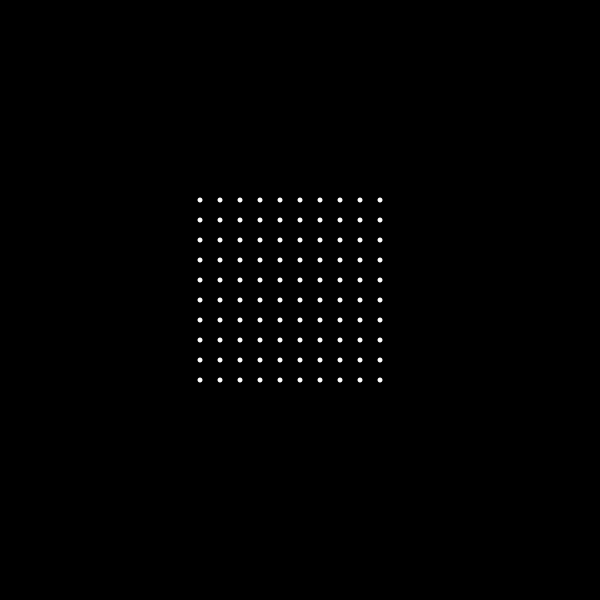
Frame 1 (no input)
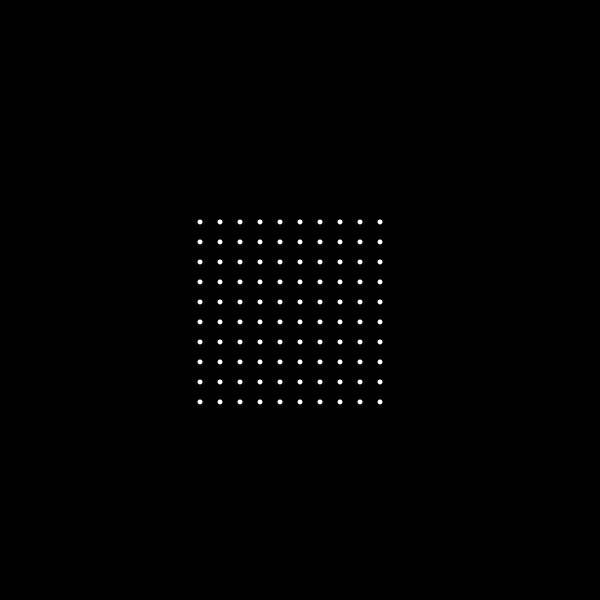
Frame 60 (the mouse pressed at the canvas centre just before this capture)
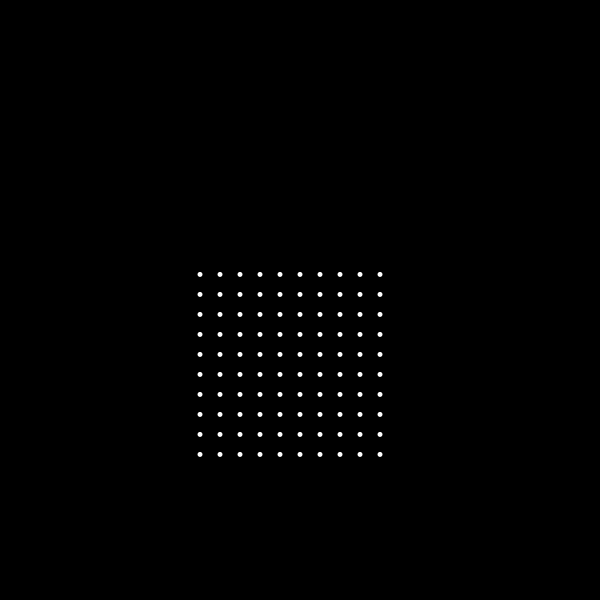
Frame 120 (the mouse held since frame 60 and released just before this capture)

The Processing sketch that drew these frames (run headless with seeded random() and noise(); from frame 60 on, the mouse is pressed at the canvas centre):

// Processing sketch: Smoothed_Particle_Hydrodynamics
// ── Smoothed_Particle_Hydrodynamics.pde
int number = 10;
float delta_time = 0.0016;
float dump = 0.99;
Vector3 gravity;

Particle[] particles;

void setup() {
    size(600, 600);
    gravity = new Vector3(0,9.8,0);
    particles = new Particle[number*number];
    for (int i=0; i<number; i+=1) {
        for (int j=0; j<number; j+=1) {
           float x = map(j,0,number,1.0/3.0,2.0/3.0);
           float y = map(i,0,number,1.0/3.0,2.0/3.0);
           int index = i*number+j;
           particles[index] = new Particle(x,y);
        }
    }
}

void draw() {
    background(0);
    for(Particle p:particles){
       p.run();
    }
    
}

// ── Particle.pde
class Particle{
    private float radius = 5;
    public Vector3 position;
    public Vector3 velocity;
    public Vector3 acceleration;
    
    public Particle(float x,float y){
        position = new Vector3(x,y,0);     
        init();
    }
    
    public Particle(float x,float y,float r){
        position = new Vector3(x,y,0);
        radius = r;
        init();
    }
    
    public void init(){
        velocity = new Vector3();
        acceleration = new Vector3();
    }
    
    public void update(){
        addForce();   
        //println(velocity.add(acceleration.mult(delta_time)));
        position = position.add(velocity.mult(delta_time));
        velocity = velocity.add(acceleration.mult(delta_time));  
        velocity = velocity.mult(dump);
        if(position.y>1){
            velocity = velocity.mult(-1);
            //position.y = 1.0;           
        }
         
    }
    
    public void addForce(){
        acceleration = acceleration.mult(0);
        acceleration = acceleration.add(gravity);
        
    }
    
    public void run(){
        update();
        show();
    }
    
    public void show(){
        noStroke();
        float x = map(position.x,0,1,0,width);
        float y = map(position.y,0,1,0,height);
        circle(x,y,radius);
    }
    
    

}

// ── Vector3.pde
static final public class Vector3 {
    private float x;
    private float y;
    private float z;

    Vector3() {
        x=0;
        y=0;
        z=0;
    }
    Vector3(float _a) {
        x=_a;
        y=_a;
        z=_a;
    }
    Vector3(float _x, float _y, float _z) {
        x=_x;
        y=_y;
        z=_z;
    }
    float x() {
        return x;
    }
    float y() {
        return y;
    }
    float z() {
        return z;
    }

    float xyz(int i) {
        if (i==0) return x;
        else if (i==1) return y;
        else return z;
    }
    static Vector3 Zero() {
        return new Vector3(0);
    }
    static Vector3 Ones() {
        return new Vector3(1);
    }
    static Vector3 UnitX() {
        return new Vector3(1, 0, 0);
    }
    static Vector3 UnitY() {
        return new Vector3(0, 1, 0);
    }
    static Vector3 UnitZ() {
        return new Vector3(0, 0, 1);
    }

    void set(float _x, float _y, float _z) {
        x = _x;
        y = _y;
        z = _z;
    }
    void setZero() {
        x = 0.0f;
        y = 0.0f;
        z = 0.0f;
    }
    void setOnes() {
        x = 1.0f;
        y = 1.0f;
        z = 1.0f;
    }
    void setUnitX() {
        x = 1.0f;
        y = 0.0f;
        z = 0.0f;
    }
    void setUnitY() {
        x = 0.0f;
        y = 1.0f;
        z = 0.0f;
    }
    void setUnitZ() {
        x = 0.0f;
        y = 0.0f;
        z = 1.0f;
    }


    public static Vector3 add(Vector3 a, Vector3 b) {
        Vector3 result=new Vector3();
        result.x=a.x+b.x;
        result.y=a.y+b.y;
        result.z=a.z+b.z;
        return result;
    }
    public static Vector3 sub(Vector3 a, Vector3 b) {
        Vector3 result=new Vector3();
        result.x=a.x-b.x;
        result.y=a.y-b.y;
        result.z=a.z-b.z;
        return result;
    }
    public static Vector3 mult(float n, Vector3 a) {
        Vector3 result=new Vector3();
        result.x=n*a.x;
        result.y=n*a.y;
        result.z=n*a.z;
        return result;
    }
    public Vector3 mult(float n) {
        Vector3 result=new Vector3();
        result.x=n*x;
        result.y=n*y;
        result.z=n*z;
        return result;
    }


    void product(float n) {

        x*=n;
        y*=n;
        z*=n;
    }

    public Vector3 dive(float n) {
        Vector3 result=new Vector3();
        result.x=x/n;
        result.y=y/n;
        result.z=z/n;
        return result;
    }
    public static Vector3 cross(Vector3 a, Vector3 b) {
        Vector3 result=new Vector3();
        result.x=a.y*b.z-a.z*b.y;
        result.y=a.z*b.x-a.x*b.z;
        result.z=a.x*b.y-a.y*b.x;
        return result;
    }

    public static float dot(Vector3 a, Vector3 b) {
        return a.x*b.x+a.y*b.y+a.z*b.z;
    }
    public float norm() {
        return sqrt(x*x+y*y+z*z);
    }

    public void print() {
        println("x: "+x+" y: "+y+" z: "+z);
    }
    Vector3 unit_vector() {
        return Vector3.mult(1/this.norm(), this);
    }
    void normalize() {
        float a=1/this.norm();
        this.product(a);
    }

    public static Vector3 unit_vector(Vector3 v) {
        return Vector3.mult(1/v.norm(), v);
    }
    public Vector3 sub(Vector3 b) {
        Vector3 result=new Vector3();
        result.x=x-b.x;
        result.y=y-b.y;
        result.z=z-b.z;
        return result;
    }
    public Vector3 add(Vector3 b) {
        Vector3 result=new Vector3();
        result.x=x+b.x;
        result.y=y+b.y;
        result.z=z+b.z;
        return result;
    }

    public void minus(Vector3 b) {

        x-=b.x;
        y-=b.y;
        z-=b.z;
    }
    public void plus(Vector3 b) {

        x+=b.x;
        y+=b.y;
        z+=b.z;
    }

    public float length_squared() {
        return x*x+y*y+z*z;
    }
    float length() {
        return sqrt(this.length_squared());
    }

    boolean near_zero() {
        float s=1e-8;
        return (abs(x)<s)&&abs(y)<s&&abs(z)<s;
    }
    Vector3 product(Vector3 v) {
        Vector3 result=new Vector3();
        result.x=x*v.x;
        result.y=y*v.y;
        result.z=z*v.z;
        return result;
    }



    Vector3 inv() {
        return new Vector3(1/x, 1/y, 1/z);
    }
    float magSq() {
        return x*x+y*y+z*z;
    }
    void clipMag(float m) {
        float r=magSq()/(m*m);
        if (r>1) {
            float sr=sqrt(r);
            x/=sr;
            y/=sr;
            z/=sr;
        }
    }

    Vector3 copy() {
        return new Vector3(x, y, z);
    }
    void copy(Vector3 b) {
        x=b.x;
        y=b.y;
        z=b.z;
    }

    Vector4 getVector4() {
        return new Vector4(this, 1);
    }
    Vector4 getVector4(float b) {
        return new Vector4(this, b);
    }

    @Override
        public String toString() {
        return "x : "+x+" y : "+y+" z : "+z;
    }
}

public Vector3 vec_random() {
    return new Vector3(random(1), random(1), random(1));
}
public Vector3 vec_random(float min, float max) {
    return new Vector3(random(min, max), random(min, max), random(min, max));
}
public Vector3 random_in_unit_sphere() {
    while (true) {
        Vector3 p=vec_random(-1, 1);
        if (p.length_squared()>=1) continue;
        return p;
    }
}
Vector3 random_unit_vector() {
    return Vector3.unit_vector(random_in_unit_sphere());
}

Vector3 reflect(Vector3 v, Vector3 n) {
    Vector3 r=n.mult(2*Vector3.dot(v, n));
    return v.sub(r);
}

Vector3 refract(Vector3 uv, Vector3 n, float etai_over_etat) {
    float cos_theda=min(Vector3.dot(uv.mult(-1), n), 1);
    Vector3 r_out_perp=uv.add(n.mult(cos_theda)).mult(etai_over_etat);
    Vector3 r_out_parallel=n.mult(-sqrt(1-r_out_perp.length_squared()));
    return r_out_perp.add(r_out_parallel);
}

Vector3 random_in_unit_disk() {
    while (true) {
        Vector3 p=new Vector3(random(-1, 1), random(-1, 1), 0);
        if (p.length_squared()>=1)continue;
        return p;
    }
}



static public class Vector4 {
    float x, y, z, w;
    Vector4() {
    }
    Vector4(Vector3 xyz, float w) {
        this.x=xyz.x;
        this.y=xyz.y;
        this.z=xyz.z;
        this.w=w;
    }
    Vector4(float x, float y, float z, float w) {
        this.x=x;
        this.y=y;
        this.z=z;
        this.w=w;
    }
    Vector4(float x) {
        this.x=x;
        this.y=x;
        this.z=x;
        this.w=x;
    }

    Vector3 xyz() {
        return new Vector3(x, y, z);
    }
    Vector3 xyzNormalize() {
        return xyz().unit_vector();
    }
    Vector3 homogenized() {
        //if (w<0) return new Vector3(-x/w, -y/w, -z/w);
        return new Vector3(x/w, y/w, z/w);
    }

    Vector4 reverseW() {
        return new Vector4(x, y, z, -abs(w));
    }

    Vector4 add(Vector4 v) {
        return new Vector4(x+v.x, y+v.y, z+v.z, w);
    }

    Vector4 mult(float b) {
        return new Vector4(x*b, y*b, z*b, w);
    }
    //Vector4 mult(Matrix4 m) {
    //    return new Vector4(
    //        m.m[0]*x  + m.m[1]*y  + m.m[2]*z  + m.m[3]*w,
    //        m.m[4]*x  + m.m[5]*y  + m.m[6]*z  + m.m[7]*w,
    //        m.m[8]*x  + m.m[9]*y  + m.m[10]*z + m.m[11]*w,
    //        m.m[12]*x + m.m[13]*y + m.m[14]*z + m.m[15]*w
    //        );
    //}

    void multiply(float b) {
        x*=b;
        y*=b;
        z*=b;
    }


    Vector4 div(float b) {
        return new Vector4(x/b, y/b, z/b, w);
    }
    void dive(float b) {
        x/=b;
        y/=b;
        z/=b;
        w/=b;
    }
    float dot(Vector4 b) {
        return x*b.x + y*b.y + z*b.z;
    }

    float dot(Vector3 b) {
        return x*b.x + y*b.y + z*b.z;
    }

    @Override
        public String toString() {
        return "x : "+x+" y : "+y+" z : "+z + " w : " + w;
    }
}

public static class Vector{
    int s;
    float[] v;
    public Vector(){
        s = 1;
        v = new float[s];
        makeZero();
    }
    
    public Vector(int _s){
        s = _s;
        v = new float[s];
        makeZero();
    }
    
    public void makeZero(){
        for(int i=0;i<s;i+=1){
            v[i] = 0.0;
        }
    }
    
    public float dot(Vector a){
        if(s!=a.s){
            println("MissMatch Size");
            return 0.0;
        }
        float result = 0.0;
        for(int i=0;i<s;i+=1){
            result += v[i]*a.v[i];
        }
        return result;
    }
    
    public Vector mult(float n){
        Vector result = new Vector(s);
        for(int i=0;i<s;i+=1){
            result.v[i] = v[i] * n;
        }
        return result;
    }
    
    //public Vector mult(Matrix a){
    //    if(s!=a.c){
    //        println("MissMatch Size");
    //        return null;
    //    }
    //    Vector result = new Vector(a.r);
    //    for(int i=0;i<a.r;i+=1){
    //        float sum = 0.0;
    //        for(int j=0;j<s;j+=1){
    //            sum+=v[j] * a.m[j][i];
    //        }
    //        result.v[i] = sum;
    //    }
    //    return result;
    //}
    
    

}
